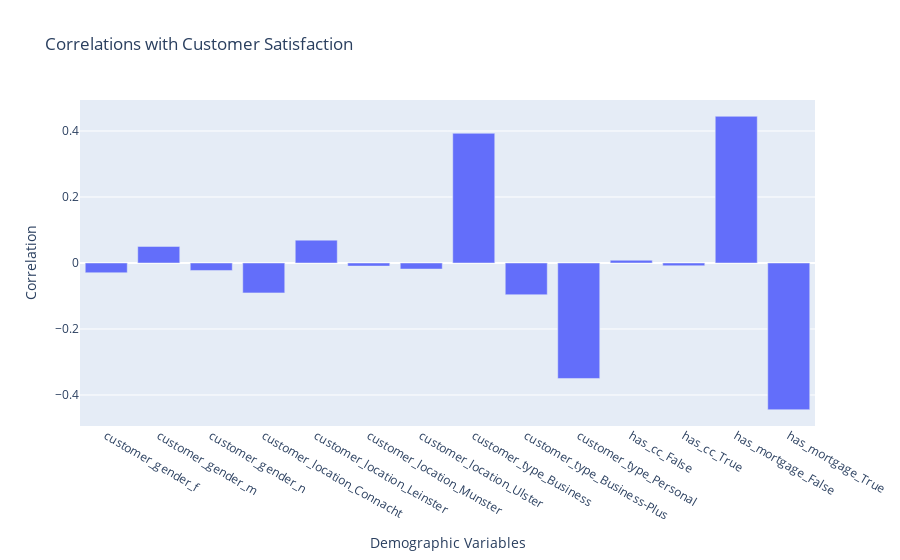

Here is the notebook cell this chart was saved with:
### Markdown cell above
## Demographic satisfaction correlation 

In the following section we take a closer look at the people who are happy/unhappy with the bank. \
By isolating the different demographic features and correlating them seperatly to satisfaction, \
we can more closely specify who is happy/unhappy with the bank and therefore where to adjust specifically.

As can be seen clearly in the graph below, the most important factor when it comes to satisfaction is the type of customer and if they have a mortgage.

Being a Business customer has a correlation of 0.4, while being a Personal customer has a correlation of -0.35 with satisfaction. \
This is a stark difference of 0.75 between the two types of customers and shows that the bank is doing a much better job with its Business customers than with its Personal customers. \ 
But apparently the bank is doing much worse with its Business plus customers, with a correlation of -0.1 than with their normal Business customers.

An even bigger difference can be seen when looking at the mortgage. \
A customer with a morgae has a negative correlation of -0.44 with satisfaction, while a customer without a mortgage has a positive correlation of 0.44 with satisfaction. \
This is a difference of 0.88 between the two groups and shows that the bank is doing a much better job with its customers who do not have a mortgage. \
This is a very important insight, the bank should definitely look into this and find out why this is the case. As making their customers this extremely unhappy is not a good thing.

In comparison, the other features are pretty much negligible. \
Only the credit card is of any interst, by virtue of having no impact on satisfaction whatsoever. \
Its correlation is in the range where random noise would be expected. 

### Tabular correlation

The graph below the demographic satisfaction correlation graph shows the correlatio of the different scores with each other. \
So whether customers who are upset about one thing are also upset about another thing.

This is mostly important for when we want to fill in holes in the data. \
But also provides us a little insight about the customers.

For example we can see that customers who care about customer service also care about convenience. \
While customers who care about fees also care about the reputation of the bank.

### Code cell
demographic_correlation = customer_data[["customer_gender", "customer_location", "customer_type", "has_cc", "has_mortgage", "customer_age_norm", "satisfied"]]

for col in ['customer_gender', 'customer_location', 'customer_type', 'has_cc', 'has_mortgage', 'satisfied']:
    demographic_correlation[col] = demographic_correlation[col].astype('category')

demographic_correlation['customer_age_norm'] = demographic_correlation['customer_age_norm'].fillna(demographic_correlation['customer_age_norm'].mean())

# Create dummy columns for each categorical variable
dummy_columns = pd.get_dummies(demographic_correlation[['customer_gender', 'customer_location', 'customer_type', 'has_cc', 'has_mortgage']], prefix_sep='_')
dummy_columns['satisfied'] = demographic_correlation['satisfied'].cat.codes

# Compute the correlation matrix
correlation_matrix = dummy_columns.corr()

# Extract correlations related to the 'satisfied' variable
satisfaction_correlations = correlation_matrix['satisfied'].drop('satisfied')

# Create a bar plot for the correlations
fig = go.Figure()

fig.add_trace(go.Bar(
    x=satisfaction_correlations.index,
    y=satisfaction_correlations.values,
))

fig.update_layout(
    title='Correlations with Customer Satisfaction',
    xaxis_title='Demographic Variables',
    yaxis_title='Correlation',
)

fig.show()

### Figure 1 — Plotly figure (JSON) as saved in the notebook; plotly's stock layout.template omitted (floating-point values rounded to 4 significant figures)
{"data": [{"type": "bar", "x": ["customer_gender_f", "customer_gender_m", "customer_gender_n", "customer_location_Connacht", "customer_location_Leinster", "customer_location_Munster", "customer_location_Ulster", "customer_type_Business", "customer_type_Business-Plus", "customer_type_Personal", "has_cc_False", "has_cc_True", "has_mortgage_False", "has_mortgage_True"], "y": [-0.02958, 0.05024, -0.02265, -0.09055, 0.0693, -0.009427, -0.01836, 0.393, -0.0961, -0.3499, 0.008327, -0.008327, 0.4445, -0.4445]}], "layout": {"title": {"text": "Correlations with Customer Satisfaction"}, "xaxis": {"title": {"text": "Demographic Variables"}}, "yaxis": {"title": {"text": "Correlation"}}}}
